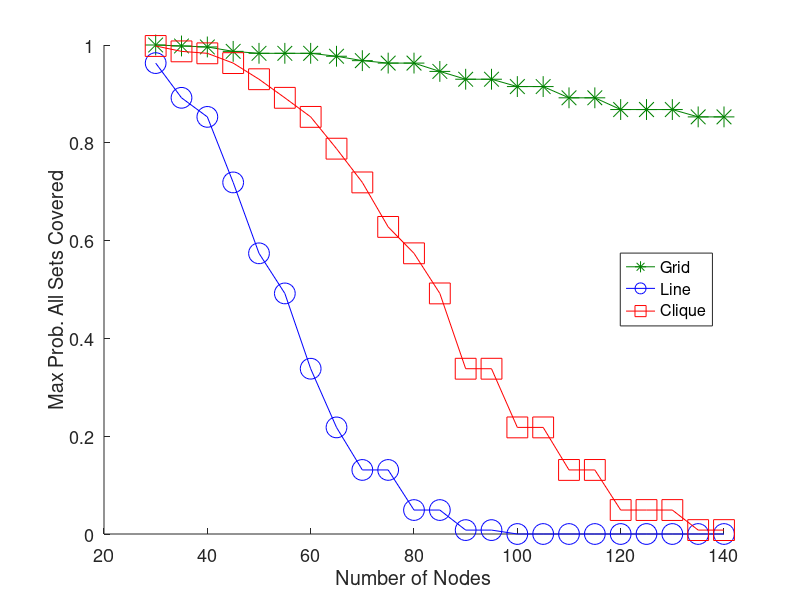

MATLAB code to generate this figure:
clear;

plot_color=1;
font_size = 26;
legend_font_size = 22;
axes_font_size = 13;
marker_size = 15;

N = 30:5:140;

channel_rate = 2;
IS = 12;
W=channel_rate*1000000;
P_s = 1500*8;
image_size = IS*8*1000;
T = 50;

B_clique = (W*T - P_s)./(N-1);%(B/W)*(N-1)+(P_s/W);
B_line = (W*T - 1.5*P_s*N)./(1.5*N);%1.5*(B/W)*((N-1).^2./(N-2))+1.5*(P_s/W)*(N/4 -1 );
B_grid = (W*T - 2.5*P_s*sqrt(N))./(5*sqrt(N));%5*(sqrt(N)/W)*(B+(P_s/3));

ccp_requ = csvread('Cluster_Perc_Sets_Covered.csv');

for i=1:length(N)
    x = find( ccp_requ(:,2) > B_clique(i)/image_size );
    if not( isempty(x) )
        CPC_clique(i) = ccp_requ(x(1),1);
    end
end
for i=1:length(N)
    x = find( ccp_requ(:,2) > B_line(i)/image_size );
    if not( isempty(x) )
        CCP_line(i) = ccp_requ(x(1),1);
    end
end
for i=1:length(N)
    x = find( ccp_requ(:,2) > B_grid(i)/image_size );
    if not( isempty(x) )
        CCP_grid(i) = ccp_requ(x(1),1);
    end
end

hold on;
if plot_color == 1
    plot( N, CCP_grid, '-*', 'color', [0 0.5 0], 'MarkerSize', marker_size );
    plot( N, CCP_line, '-ob', 'MarkerSize', marker_size );
    plot( N, CPC_clique, '-sr', 'MarkerSize', marker_size );
else
    plot( N, CCP_grid, '-*k', 'MarkerSize', marker_size );
    plot( N, CCP_line, '-ok', 'MarkerSize', marker_size );
    plot( N, CPC_clique, '-sk', 'MarkerSize', marker_size );
end

leg = legend('Grid','Line','Clique', 'Location', 'East');
set(leg, 'FontSize', legend_font_size);
xlabel('Number of Nodes', 'FontSize', font_size);
ylabel('Max Prob. All Sets Covered', 'FontSize', font_size);
set(gca, 'FontSize', axes_font_size);

output_directory = sprintf('./use_case_examples/cluster_cov_perc_vs_num_nodes/');
if ~exist(output_directory, 'dir')
  mkdir(output_directory);
end
if plot_color == 1
    saveas(gcf, sprintf('%scluster_cov_perc_vs_num_nodes_%i_T_%i_IS_%i_W_color.pdf', output_directory, T, IS, channel_rate));
else
    saveas(gcf, sprintf('%scluster_cov_perc_vs_num_nodes_%i_T_%i_IS_%i_W.pdf', output_directory, T, IS, channel_rate));
end